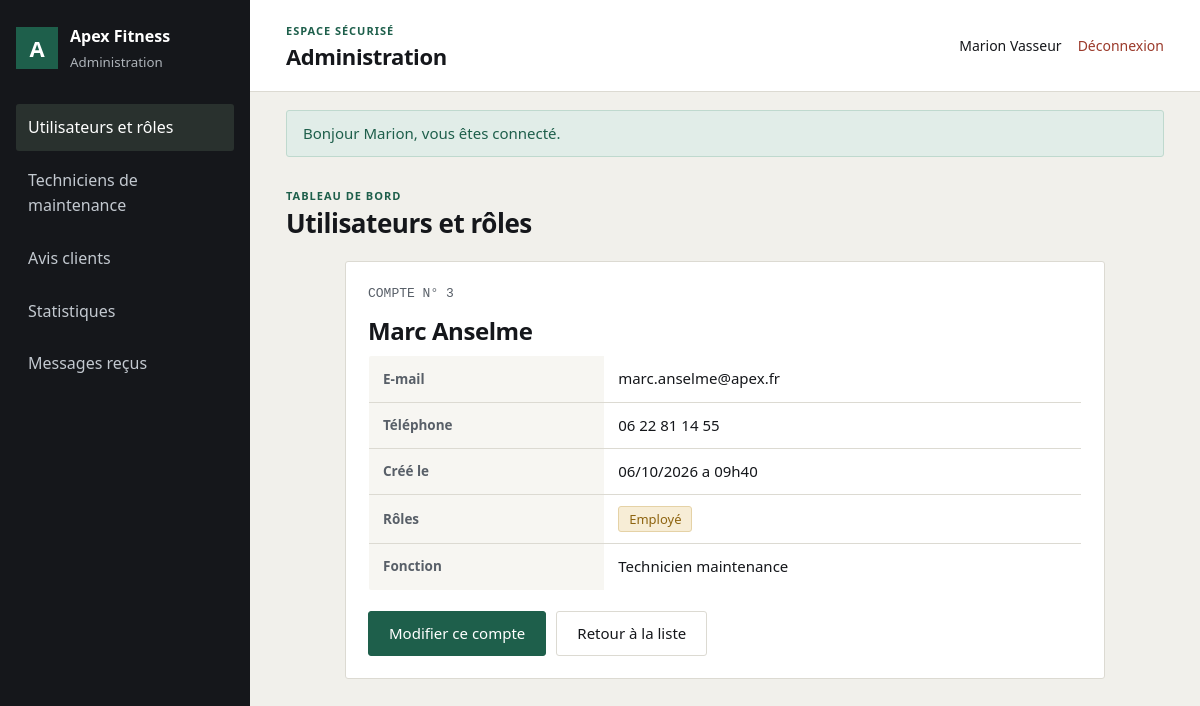
The page /index.php?route=admin/espace.php&onglet=utilisateurs&compte=voir&id=3 (signed in) on the database its author committed.
### tables this page shows
CREATE TABLE utilisateur (
  NumUsers           INT AUTO_INCREMENT PRIMARY KEY,
  nomUsers           VARCHAR(60)  NOT NULL,
  prenomUsers        VARCHAR(60)  NOT NULL,
  mailUsers          VARCHAR(150) NOT NULL UNIQUE,
  telUsers           VARCHAR(20),
  passwordUsers      VARCHAR(255) NOT NULL,
  Date_CreationUsers DATETIME NOT NULL DEFAULT CURRENT_TIMESTAMP
);

CREATE TABLE fonction (
  Numfonc     INT AUTO_INCREMENT PRIMARY KEY,
  libellefonc VARCHAR(60) NOT NULL
);

### public/index.php (called while the page is built, shortened)
<?php
require_once __DIR__ . '/../config/function.php';
$pages = [
    'accueil/index.php' => '../accueil/index.php',
    'abonnement/index.php' => '../abonnement/index.php',
    'abonnement/catalogue.php' => '../abonnement/catalogue.php',
    'abonnement_plus/index.php' => '../abonnement_plus/index.php',
    'activite/index.php' => '../activite/index.php',
    'adherent/index.php' => '../adherent/index.php',
    'adherent/espace.php' => '../adherent/espace.php',
    'admin/index.php' => '../admin/index.php',
    'admin/espace.php' => '../admin/espace.php',
    'avis/index.php' => '../avis/index.php',
    'avis/public.php' => '../avis/public.php',
    'basic/index.php' => '../basic/index.php',
    'demande_maintenance/index.php' => '../demande_maintenance/index.php',
    'employe/index.php' => '../employe/index.php',
    'employe/espace.php' => '../employe/espace.php',
    'equipement/index.php' => '../equipement/index.php',
    'etat_equipement/index.php' => '../etat_equipement/index.php',
    'faq/index.php' => '../faq/index.php',
    'faq/public.php' => '../faq/public.php',
    'fonction/index.php' => '../fonction/index.php',
    'fournisseur/index.php' => '../fournisseur/index.php',
    'fournisseur/gestion.php' => '../fournisseur/gestion.php',
    'freemium/index.php' => '../freemium/index.php',
    'interaction_adherent/index.php' => '../interaction_adherent/index.php',
    'message_contact/index.php' => '../message_contact/index.php',
    'offre/index.php' => '../offre/index.php',
    'paiement/index.php' => '../paiement/index.php',
    'paiement/payer.php' => '../paiement/payer.php',
    'qr_code/index.php' => '../qr_code/index.php',
    'reservation/index.php' => '../reservation/index.php',
    'salle/index.php' => '../salle/index.php',
    'souscrire/index.php' => '../souscrire/index.php',
    'statut/index.php' => '../statut/index.php',
    'statut_maintenance/index.php' => '../statut_maintenance/index.php',
    'type_equipement/index.php' => '../type_equipement/index.php',
    'utilisateur/index.php' => '../utilisateur/index.php',
    'utilisateur/connexion.php' => '../utilisateur/connexion.php',
    'utilisateur/deconnexion.php' => '../utilisateur/deconnexion.php',
    'config/install.php' => '../config/install.php',
];
$requestPath = parse_url($_SERVER['REQUEST_URI'] ?? '/', PHP_URL_PATH);
$queryRoute = $_GET['route'] ?? null;
$requestPath = rawurldecode($requestPath);
$route = $queryRoute !== null ? rawurldecode($queryRoute) : trim($requestPath, '/');
$page = realpath(__DIR__ . '/' . $pages[$route]);
require $page;

### config/function.php (called while the page is built, shortened)
<?php
function db(): PDO
{
    static $pdo = null;
    if ($pdo === null) {
        $dsn = sprintf('mysql:host=%s;port=%d;dbname=%s;charset=utf8mb4', DB_HOST, DB_PORT, DB_NAME);
        try {
            $pdo = new PDO($dsn, DB_USER, DB_PASS, [
                PDO::ATTR_ERRMODE => PDO::ERRMODE_EXCEPTION,
                PDO::ATTR_DEFAULT_FETCH_MODE => PDO::FETCH_ASSOC,
                PDO::ATTR_EMULATE_PREPARES => false,
            ]);
        } catch (PDOException $exception) {
            http_response_code(500);
            exit('Connexion à la base impossible. Vérifiez config/config.php. Détail : ' . $exception->getMessage());
        }
    }
    return $pdo;
}
function e(?string $value): string
{
    return htmlspecialchars((string) $value, ENT_QUOTES | ENT_SUBSTITUTE, 'UTF-8');
}
function url(string $path): string
{
    $base = APP_BASE;
    if ($base === '') {
        $publicRoot = realpath(__DIR__ . '/../public');
        $webRoot = isset($_SERVER['DOCUMENT_ROOT']) ? realpath($_SERVER['DOCUMENT_ROOT']) : false;
        if ($publicRoot !== false && $webRoot !== false) {
            $webRoot = rtrim($webRoot, DIRECTORY_SEPARATOR);
        }
    }
    $base = rtrim($base, '/');
    $urlParts = parse_url($path);
    $route = ltrim($urlParts['path'] ?? '', '/');
    $query = [];
    if (isset($urlParts['query'])) {
        parse_str($urlParts['query'], $query);
    }
    if ($route === '') {
        return $base . '/';
    }
    if (str_starts_with($route, 'assets/')) {
        $assetUrl = $base . '/' . $route;
        return $assetUrl . (isset($urlParts['query']) ? '?' . $urlParts['query'] : '');
    }
    return $base . '/index.php?' . http_build_query(['route' => $route] + $query);
}
function flashs(): array
{
    $messages = $_SESSION['flash'] ?? [];
    return $messages;
}
function dateFr(?string $date, bool $withTime = false): string
{
    return date($withTime ? 'd/m/Y \a\ H\hi' : 'd/m/Y', strtotime($date));
}
function utilisateur(): ?array
{
    return $_SESSION['user'] ?? null;
}

### utilisateur/model/utilisateur.php (called while the page is built, shortened)
<?php
class Utilisateur
{
    public static function tousLesComptes(): array
    {
        return db()->query(
            'SELECT u.*,
                    (a.NumUsers IS NOT NULL) AS est_admin,
                    (e.NumUsers IS NOT NULL) AS est_employe,
                    (d.NumUsers IS NOT NULL) AS est_adherent,
                    f.libellefonc, e.matriculeemp, e.Date_embaucheemp
             FROM utilisateur u
             LEFT JOIN admin a ON a.NumUsers = u.NumUsers
             LEFT JOIN employe e ON e.NumUsers = u.NumUsers
             LEFT JOIN adherent d ON d.NumUsers = u.NumUsers
             LEFT JOIN fonction f ON f.Numfonc = e.Numfonc
             ORDER BY u.nomUsers'
        )->fetchAll();
    }
}

### admin/view/voir-compte.php (the view, shortened to what this page needs)
<section class="carte" style="max-width:760px;margin:auto">
  <p class="mono">COMPTE N° <?= (int) $compteConsulte['NumUsers'] ?></p>
  <h2><?= e($compteConsulte['prenomUsers'] . ' ' . $compteConsulte['nomUsers']) ?></h2>
  <div class="table-scroll">
    <table class="tableau">
      <tbody>
        <tr><th>E-mail</th><td><?= e($compteConsulte['mailUsers']) ?></td></tr>
        <tr><th>Téléphone</th><td><?= e($compteConsulte['telUsers'] ?: 'Non renseigné') ?></td></tr>
        <tr><th>Créé le</th><td><?= e(dateFr($compteConsulte['Date_CreationUsers'], true)) ?></td></tr>
        <tr>
          <th>Rôles</th>
          <td>
            <?php if ($compteConsulte['est_employe']): ?><span class="tag tag-warn">Employé</span><?php endif; ?>
          </td>
        </tr>
        <?php if ($compteConsulte['est_employe'] && $compteConsulte['libellefonc']): ?>
          <tr><th>Fonction</th><td><?= e($compteConsulte['libellefonc']) ?></td></tr>
        <?php endif; ?>
      </tbody>
    </table>
  </div>
  <p style="display:flex;gap:10px;flex-wrap:wrap;margin-top:20px">
    <a class="btn btn-vert" href="<?= e(url('admin/espace.php?onglet=utilisateurs&compte=modifier&id=' . (int) $compteConsulte['NumUsers'])) ?>">Modifier ce compte</a>
    <a class="btn btn-ghost" href="<?= e(url('admin/espace.php?onglet=utilisateurs')) ?>">Retour à la liste</a>
  </p>
</section>

### admin/espace.php (shortened to what this page needs)
<?php
require_once __DIR__ . '/../avis/controller/AvisController.php';
require_once __DIR__ . '/../config/function.php';
require_once __DIR__ . '/../utilisateur/model/utilisateur.php';
$onglet = $_GET['onglet'] ?? 'utilisateurs';
$vueCompte = $_GET['compte'] ?? 'liste';
$utilisateurs = Utilisateur::tousLesComptes();
$compteModifie = null;
$compteConsulte = null;
foreach ($utilisateurs as $user) {
  if ((int) $user['NumUsers'] === (int) ($_GET['id'] ?? 0)) {
    if ($vueCompte === 'modifier') {
      $compteModifie = $user;
    } elseif ($vueCompte === 'voir') {
      $compteConsulte = $user;
    }
  }
}
$avisAdmin = (new AvisController())->index();
$flashMessages = flashs();
$adminUser = utilisateur();
?>
<!DOCTYPE html>
<html lang="fr">
<head>
  <link rel="stylesheet" href="<?= e(url('assets/css/style.css')) ?>">
  <link rel="stylesheet" href="<?= e(url('assets/css/pages/admin.css')) ?>">
</head>
<body class="admin-page">
<div class="admin-shell">
  <aside class="admin-sidebar">
    <a class="admin-brand" href="<?= e(url('admin/espace.php')) ?>">
      <span class="admin-brand-mark">A</span>
      <span><strong>Apex Fitness</strong><small>Administration</small></span>
    </a>
    <nav class="admin-navigation" aria-label="Menu administration">
    <?php foreach ([
        'utilisateurs' => 'Utilisateurs et rôles',
        'maintenance'  => 'Techniciens de maintenance',
        'avis'         => 'Avis clients',
        'statistiques' => 'Statistiques',
        'messages'     => 'Messages reçus',
    ] as $cle => $lib): ?>
      <a href="<?= e(url('admin/espace.php?onglet=' . $cle)) ?>" <?= $onglet === $cle ? 'aria-current="page"' : '' ?>><?= e($lib) ?></a>
    <?php endforeach; ?>
    </nav>
  </aside>
  <div class="admin-main">
    <div class="admin-topbar">
      <div>
        <p class="admin-eyebrow">ESPACE SÉCURISÉ</p>
        <h1>Administration</h1>
      </div>
      <div class="admin-account">
        <span><?= e(($adminUser['prenomUsers'] ?? '') . ' ' . ($adminUser['nomUsers'] ?? '')) ?></span>
        <a href="<?= e(url('utilisateur/deconnexion.php')) ?>">Déconnexion</a>
      </div>
    </div>
    <?php if ($flashMessages): ?>
      <div class="admin-flashes">
        <?php foreach ($flashMessages as $message): ?>
          <p class="flash flash-<?= e($message['type']) ?>"><?= e($message['message']) ?></p>
        <?php endforeach; ?>
      </div>
    <?php endif; ?>
    <main class="admin-content">
      <div class="admin-heading">
        <div>
          <p class="admin-eyebrow">TABLEAU DE BORD</p>
          <h2><?= e([
              'utilisateurs' => 'Utilisateurs et rôles',
              'maintenance' => 'Techniciens de maintenance',
              'avis' => 'Avis clients',
              'statistiques' => 'Statistiques',
              'messages' => 'Messages reçus',
          ][$onglet] ?? 'Administration') ?></h2>
        </div>
      </div>
<?php if ($onglet === 'avis'): ?>
  <?php if (!$avisAdmin): ?>
    <div class="vide">Aucun avis publié pour le moment.</div>
  <?php else: ?>
    <div class="table-scroll">
      <table class="tableau">
        <thead><tr><th>Adhérent</th><th>Note</th><th>Avis</th><th>Réponse</th><th>Action</th></tr></thead>
        <tbody>
        <?php foreach ($avisAdmin as $avis): ?>
          <tr>
            <td>
              <?= e($avis['prenomUsers'] . ' ' . $avis['nomUsers']) ?><br>
              <span class="mono"><?= dateFr($avis['date_interaction']) ?></span>
            </td>
            <td class="mono"><?= (int) $avis['noteavis'] ?> / 5</td>
            <td><?= nl2br(e($avis['commentaire'])) ?></td>
            <td>
              <form method="post" style="margin:0">
                <?= champ_csrf() ?>
                <input type="hidden" name="action" value="repondre_avis">
                <input type="hidden" name="num_interaction" value="<?= (int) $avis['NumInteraction'] ?>">
                <textarea name="reponse" rows="4" placeholder="Réponse de l’équipe..." required><?= e($avis['reponse'] ?? '') ?></textarea>
                <button class="btn btn-sm btn-vert" type="submit" style="margin-top:8px">Enregistrer</button>
              </form>
            </td>
            <td>
              <?php if (!empty($avis['reponse'])): ?><span class="tag tag-ok">Répondu</span><?php else: ?><span class="tag tag-mute">À répondre</span><?php endif; ?>
            </td>
          </tr>
        <?php endforeach; ?>
        </tbody>
      </table>
    </div>
  <?php endif; ?>
<?php elseif ($onglet === 'utilisateurs'): ?>
  <?php if ($vueCompte === 'creer'): ?>
    <?php require __DIR__ . '/view/creer-compte.php'; ?>
  <?php elseif ($vueCompte === 'modifier' && $compteModifie): ?>
    <?php require __DIR__ . '/view/modifier-compte.php'; ?>
  <?php elseif ($vueCompte === 'voir' && $compteConsulte): ?>
    <?php require __DIR__ . '/view/voir-compte.php'; ?>
  <?php else: ?>
    <?php require __DIR__ . '/view/comptes.php'; ?>
  <?php endif; ?>
<?php elseif ($onglet === 'messages'): ?>
  <?php require __DIR__ . '/../message_contact/view/admin-contact.php'; ?>
<?php endif; ?>
    </main>
  </div>
</div>
</body>
</html>

### public/assets/css/style.css (style rules this page uses)
:root { --ink:#15171B; --ink-soft:#585F68; --canvas:#F1F0EB; --surface:#FFFFFF; --line:#DCDAD2; --green:#1E5F4B; --green-soft:#E1EDE8; --amber:#8E6410; --amber-soft:#F7EDD6; --rust:#9B3A2B; --rust-soft:#F5E0DC; --radius:3px; }
* { box-sizing:border-box }
html { scroll-behavior:smooth }
body { margin:0;background:var(--canvas);color:var(--ink); font-family:system-ui,-apple-system,"Segoe UI",Roboto,Helvetica,Arial,sans-serif; font-size:16px;line-height:1.55;font-variant-numeric:tabular-nums; }
a { color:var(--green) }
h1,h2,h3 { letter-spacing:-.018em;line-height:1.2;margin:0 0 10px }
h1 { font-size:34px }
h2 { font-size:24px }
p { margin:0 0 12px }
.mono { font-family:ui-monospace,SFMono-Regular,Menlo,monospace;font-size:13px;color:var(--ink-soft) }
.btn { display:inline-block;background:var(--ink);color:#fff;border:1px solid var(--ink); padding:10px 20px;border-radius:var(--radius);text-decoration:none;cursor:pointer; font:inherit;font-size:15px; }
.btn-vert { background:var(--green);border-color:var(--green) }
.btn-ghost { background:transparent;color:var(--ink);border-color:var(--line) }
.flash { padding:11px 16px;border-radius:var(--radius);border:1px solid;margin:0 0 8px;font-size:15px }
.flash-succes { background:var(--green-soft);border-color:#BFD9CE;color:var(--green) }
.carte { background:var(--surface);border:1px solid var(--line);border-radius:var(--radius);padding:22px }
.carte p:last-child { margin-bottom:0 }
.tag { display:inline-block;padding:2px 10px;border-radius:var(--radius);font-size:13px;border:1px solid transparent }
.tag-warn { background:var(--amber-soft);color:var(--amber);border-color:#E5D2A6 }
.tableau { width:100%;border-collapse:collapse;background:var(--surface); border:1px solid var(--line);border-radius:var(--radius);overflow:hidden }
.tableau th,.tableau td { text-align:left;padding:11px 14px;border-bottom:1px solid var(--line);font-size:15px;vertical-align:middle }
.tableau th { background:#F7F6F2;font-size:13.5px;color:var(--ink-soft);font-weight:600 }
.tableau tbody tr:last-child td { border-bottom:0 }
.table-scroll { overflow-x:auto }

### public/assets/css/pages/admin.css (style rules this page uses)
.admin-page { min-height: 100vh; background: #f1f0eb; }
.admin-shell { min-height: 100vh; display: grid; grid-template-columns: 250px minmax(0, 1fr); }
.admin-sidebar { display: flex; flex-direction: column; gap: 32px; padding: 24px 16px; background: #15171b; color: #fff; }
.admin-brand { display: flex; align-items: center; gap: 12px; color: #fff; text-decoration: none; }
.admin-brand-mark { display: grid; width: 42px; height: 42px; place-items: center; background: #1e5f4b; font-size: 22px; font-weight: 700; }
.admin-brand strong, .admin-brand small { display: block; }
.admin-brand small { margin-top: 3px; color: #aeb4ba; }
.admin-navigation { display: grid; gap: 6px; }
.admin-navigation a, .admin-back { padding: 11px 12px; color: #c3c9d0; text-decoration: none; border-radius: 3px; }
.admin-navigation a:hover, .admin-navigation a[aria-current="page"] { background: #29312e; color: #fff; }
.admin-main { min-width: 0; }
.admin-topbar { display: flex; min-height: 92px; align-items: center; justify-content: space-between; gap: 20px; padding: 18px 36px; background: #fff; border-bottom: 1px solid #dcdad2; }
.admin-topbar h1, .admin-heading h2 { margin: 0; }
.admin-topbar h1 { font-size: 22px; }
.admin-eyebrow { margin: 0 0 4px; color: #1e5f4b; font-size: 11px; font-weight: 700; letter-spacing: .09em; }
.admin-account { display: flex; align-items: center; gap: 16px; font-size: 14px; }
.admin-account a { color: #9b3a2b; text-decoration: none; }
.admin-content { padding: 30px 36px 48px; }
.admin-heading { margin-bottom: 22px; }
.admin-heading h2 { font-size: 26px; }
.admin-flashes { padding: 18px 36px 0; }
.admin-flashes .flash { margin-bottom: 0; }

### rows shown on the page
utilisateur: prenomUsers+nomUsers "Marion Vasseur"
utilisateur: NumUsers "3", prenomUsers+nomUsers "Marc Anselme", mailUsers "marc.anselme@apex.fr", telUsers "06 22 81 14 55", Date_CreationUsers "06/10/2026 a 09h40"
fonction: libellefonc "Technicien maintenance"

### other values the page prints
$lib "Utilisateurs et rôles"
$lib "Techniciens de maintenance"
$lib "Avis clients"
$lib "Statistiques"
$lib "Messages reçus"
$message['message'] "Bonjour Marion, vous êtes connecté."
